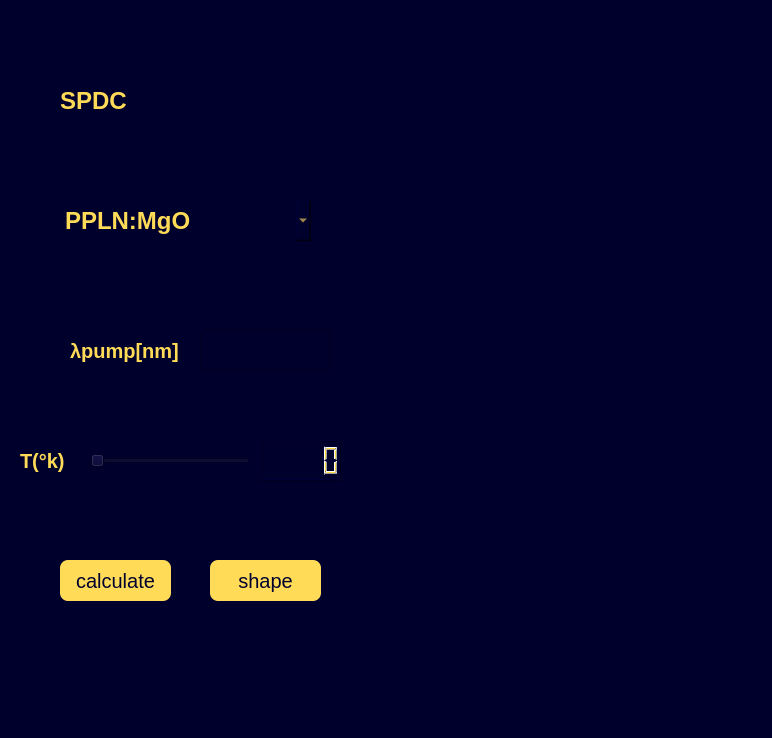
<?xml version="1.0" encoding="UTF-8"?>
<ui version="4.0">
 <class>MainWindow</class>
 <widget class="QMainWindow" name="MainWindow">
  <property name="geometry">
   <rect>
    <x>0</x>
    <y>0</y>
    <width>772</width>
    <height>738</height>
   </rect>
  </property>
  <property name="windowTitle">
   <string>MainWindow</string>
  </property>
  <property name="styleSheet">
   <string notr="true">background-color:rgb(0, 0, 45);
color:rgb(255, 219, 60);</string>
  </property>
  <widget class="QWidget" name="centralwidget">
   <widget class="QWidget" name="verticalLayoutWidget">
    <property name="geometry">
     <rect>
      <x>360</x>
      <y>50</y>
      <width>811</width>
      <height>641</height>
     </rect>
    </property>
    <layout class="QVBoxLayout" name="matplotlib"/>
   </widget>
   <widget class="QComboBox" name="crystal">
    <property name="geometry">
     <rect>
      <x>60</x>
      <y>200</y>
      <width>251</width>
      <height>41</height>
     </rect>
    </property>
    <property name="styleSheet">
     <string notr="true">font-size: 24px;
font: bold;
color:rgb(255, 219, 88);
border:none;</string>
    </property>
    <item>
     <property name="text">
      <string>PPLN:MgO</string>
     </property>
    </item>
    <item>
     <property name="text">
      <string>BBO</string>
     </property>
    </item>
    <item>
     <property name="text">
      <string>PPLN</string>
     </property>
    </item>
    <item>
     <property name="text">
      <string>KTP</string>
     </property>
    </item>
    <item>
     <property name="text">
      <string>LBO</string>
     </property>
    </item>
    <item>
     <property name="text">
      <string>LiNbO3</string>
     </property>
    </item>
    <item>
     <property name="text">
      <string>PPKTP</string>
     </property>
    </item>
   </widget>
   <widget class="QLabel" name="label_landapump">
    <property name="geometry">
     <rect>
      <x>70</x>
      <y>330</y>
      <width>141</width>
      <height>41</height>
     </rect>
    </property>
    <property name="styleSheet">
     <string notr="true">font-size: 20px;
font: bold;
color:rgb(255, 219, 88);
border:none;</string>
    </property>
    <property name="text">
     <string>λpump[nm]</string>
    </property>
   </widget>
   <widget class="QLineEdit" name="landapump">
    <property name="geometry">
     <rect>
      <x>200</x>
      <y>330</y>
      <width>131</width>
      <height>41</height>
     </rect>
    </property>
    <property name="styleSheet">
     <string notr="true">font-size: 18px;
text-align:center;</string>
    </property>
   </widget>
   <widget class="QPushButton" name="calculate">
    <property name="geometry">
     <rect>
      <x>60</x>
      <y>560</y>
      <width>111</width>
      <height>41</height>
     </rect>
    </property>
    <property name="styleSheet">
     <string notr="true">background-color: rgb(255, 219, 88);
color:rgb(0, 0, 45);
font-size: 20px;
border-radius:8px;</string>
    </property>
    <property name="text">
     <string>calculate</string>
    </property>
   </widget>
   <widget class="QPushButton" name="graphshape">
    <property name="geometry">
     <rect>
      <x>210</x>
      <y>560</y>
      <width>111</width>
      <height>41</height>
     </rect>
    </property>
    <property name="styleSheet">
     <string notr="true">background-color: rgb(255, 219, 88);
color:rgb(0, 0, 45);
font-size: 20px;
border-radius:8px;</string>
    </property>
    <property name="text">
     <string>shape</string>
    </property>
   </widget>
   <widget class="QSlider" name="degreeSlider">
    <property name="geometry">
     <rect>
      <x>90</x>
      <y>450</y>
      <width>160</width>
      <height>22</height>
     </rect>
    </property>
    <property name="orientation">
     <enum>Qt::Horizontal</enum>
    </property>
   </widget>
   <widget class="QLabel" name="labelT">
    <property name="geometry">
     <rect>
      <x>20</x>
      <y>440</y>
      <width>61</width>
      <height>41</height>
     </rect>
    </property>
    <property name="styleSheet">
     <string notr="true">font-size: 20px;
font: bold;
color:rgb(255, 219, 88);
border:none;</string>
    </property>
    <property name="text">
     <string>T(°k)</string>
    </property>
   </widget>
   <widget class="QLCDNumber" name="degreeNumber">
    <property name="geometry">
     <rect>
      <x>260</x>
      <y>440</y>
      <width>81</width>
      <height>41</height>
     </rect>
    </property>
   </widget>
   <widget class="QLabel" name="label">
    <property name="geometry">
     <rect>
      <x>60</x>
      <y>80</y>
      <width>241</width>
      <height>41</height>
     </rect>
    </property>
    <property name="styleSheet">
     <string notr="true">font-size: 24px;
font: bold;
color:rgb(255, 219, 88);
border:none;</string>
    </property>
    <property name="text">
     <string>SPDC</string>
    </property>
   </widget>
  </widget>
  <widget class="QMenuBar" name="menubar">
   <property name="geometry">
    <rect>
     <x>0</x>
     <y>0</y>
     <width>772</width>
     <height>21</height>
    </rect>
   </property>
  </widget>
  <widget class="QStatusBar" name="statusbar"/>
 </widget>
 <resources/>
 <connections/>
</ui>
